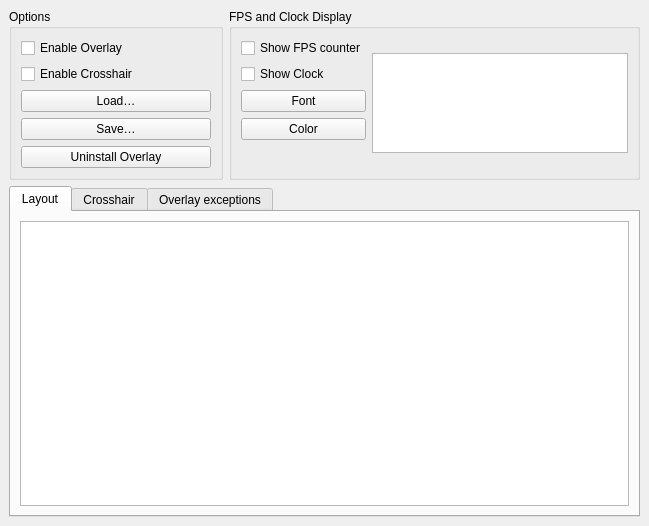
<?xml version="1.0" encoding="UTF-8"?>
<ui version="4.0">
 <class>OverlayConfig</class>
 <widget class="QWidget" name="OverlayConfig">
  <property name="geometry">
   <rect>
    <x>0</x>
    <y>0</y>
    <width>649</width>
    <height>526</height>
   </rect>
  </property>
  <property name="windowTitle">
   <string notr="true">Form</string>
  </property>
  <layout class="QVBoxLayout">
   <property name="margin">
    <number>0</number>
   </property>
   <item>
    <widget class="QStackedWidget" name="qswOverlayPage">
     <property name="currentIndex">
      <number>0</number>
     </property>
     <widget class="QWidget" name="qwOverlayConfig">
      <layout class="QVBoxLayout" name="verticalLayout_4" stretch="0,0">
       <item>
        <widget class="QWidget" name="widget" native="true">
         <property name="sizePolicy">
          <sizepolicy hsizetype="Preferred" vsizetype="Maximum">
           <horstretch>0</horstretch>
           <verstretch>0</verstretch>
          </sizepolicy>
         </property>
         <layout class="QHBoxLayout" name="horizontalLayout_9" stretch="0,0">
          <property name="spacing">
           <number>6</number>
          </property>
          <property name="sizeConstraint">
           <enum>QLayout::SetDefaultConstraint</enum>
          </property>
          <property name="margin">
           <number>0</number>
          </property>
          <item>
           <widget class="QGroupBox" name="qgbOptions">
            <property name="sizePolicy">
             <sizepolicy hsizetype="Preferred" vsizetype="Preferred">
              <horstretch>0</horstretch>
              <verstretch>0</verstretch>
             </sizepolicy>
            </property>
            <property name="title">
             <string>Options</string>
            </property>
            <property name="alignment">
             <set>Qt::AlignLeading|Qt::AlignLeft|Qt::AlignTop</set>
            </property>
            <layout class="QVBoxLayout" name="verticalLayout_15">
             <item>
              <widget class="QCheckBox" name="qcbEnable">
               <property name="toolTip">
                <string>Enable overlay.</string>
               </property>
               <property name="whatsThis">
                <string>This sets whether the overlay is enabled or not. This setting is only checked when applications are started, so make sure Mumble is running and this option is on before you start the application.&lt;br /&gt;Please note that if you start Mumble after starting the application, or if you disable the overlay while the application is running, there is no safe way to restart the overlay without also restarting the application.</string>
               </property>
               <property name="text">
                <string>Enable Overlay</string>
               </property>
              </widget>
             </item>
             <item>
              <widget class="QCheckBox" name="qcbShowCrosshair">
               <property name="text">
                <string>Enable Crosshair</string>
               </property>
              </widget>
             </item>
             <item>
              <spacer name="horizontalSpacer_6">
               <property name="orientation">
                <enum>Qt::Horizontal</enum>
               </property>
               <property name="sizeHint" stdset="0">
                <size>
                 <width>40</width>
                 <height>0</height>
                </size>
               </property>
              </spacer>
             </item>
             <item>
              <layout class="QVBoxLayout" name="verticalLayout_14">
               <property name="sizeConstraint">
                <enum>QLayout::SetDefaultConstraint</enum>
               </property>
               <item>
                <widget class="QPushButton" name="qpbLoadPreset">
                 <property name="toolTip">
                  <string>Load an overlay preset from file</string>
                 </property>
                 <property name="text">
                  <string>Load…</string>
                 </property>
                </widget>
               </item>
               <item>
                <widget class="QPushButton" name="qpbSavePreset">
                 <property name="toolTip">
                  <string>Save your overlay settings to file</string>
                 </property>
                 <property name="text">
                  <string>Save…</string>
                 </property>
                </widget>
               </item>
               <item>
                <widget class="QPushButton" name="qpbUninstall">
                 <property name="text">
                  <string>Uninstall Overlay</string>
                 </property>
                </widget>
               </item>
              </layout>
             </item>
            </layout>
           </widget>
          </item>
          <item>
           <widget class="QGroupBox" name="qgpFps">
            <property name="enabled">
             <bool>true</bool>
            </property>
            <property name="sizePolicy">
             <sizepolicy hsizetype="Preferred" vsizetype="Preferred">
              <horstretch>0</horstretch>
              <verstretch>0</verstretch>
             </sizepolicy>
            </property>
            <property name="title">
             <string>FPS and Clock Display</string>
            </property>
            <layout class="QHBoxLayout" name="horizontalLayout_8">
             <item>
              <layout class="QVBoxLayout" name="verticalLayout_9">
               <property name="sizeConstraint">
                <enum>QLayout::SetDefaultConstraint</enum>
               </property>
               <item>
                <widget class="QCheckBox" name="qcbShowFps">
                 <property name="toolTip">
                  <string>Display a frame counter in the overlay</string>
                 </property>
                 <property name="text">
                  <string>Show FPS counter</string>
                 </property>
                </widget>
               </item>
               <item>
                <widget class="QCheckBox" name="qcbShowTime">
                 <property name="toolTip">
                  <string>Display a clock in the overlay showing the current local time (system time).</string>
                 </property>
                 <property name="text">
                  <string>Show Clock</string>
                 </property>
                </widget>
               </item>
               <item>
                <widget class="QPushButton" name="qpbFpsFont">
                 <property name="toolTip">
                  <string>Set the overlay font.</string>
                 </property>
                 <property name="whatsThis">
                  <string/>
                 </property>
                 <property name="text">
                  <string>Font</string>
                 </property>
                </widget>
               </item>
               <item>
                <widget class="QPushButton" name="qpbFpsColor">
                 <property name="toolTip">
                  <string>Set the overlay text color.</string>
                 </property>
                 <property name="whatsThis">
                  <string/>
                 </property>
                 <property name="text">
                  <string>Color</string>
                 </property>
                </widget>
               </item>
               <item>
                <spacer name="verticalSpacer_3">
                 <property name="orientation">
                  <enum>Qt::Vertical</enum>
                 </property>
                 <property name="sizeHint" stdset="0">
                  <size>
                   <width>20</width>
                   <height>0</height>
                  </size>
                 </property>
                </spacer>
               </item>
              </layout>
             </item>
             <item>
              <widget class="QGraphicsView" name="qgvFpsPreview">
               <property name="enabled">
                <bool>true</bool>
               </property>
               <property name="sizePolicy">
                <sizepolicy hsizetype="Expanding" vsizetype="Expanding">
                 <horstretch>0</horstretch>
                 <verstretch>0</verstretch>
                </sizepolicy>
               </property>
               <property name="minimumSize">
                <size>
                 <width>256</width>
                 <height>100</height>
                </size>
               </property>
               <property name="maximumSize">
                <size>
                 <width>16777215</width>
                 <height>100</height>
                </size>
               </property>
               <property name="baseSize">
                <size>
                 <width>0</width>
                 <height>40</height>
                </size>
               </property>
               <property name="verticalScrollBarPolicy">
                <enum>Qt::ScrollBarAlwaysOff</enum>
               </property>
               <property name="horizontalScrollBarPolicy">
                <enum>Qt::ScrollBarAlwaysOff</enum>
               </property>
               <property name="backgroundBrush">
                <brush brushstyle="SolidPattern">
                 <color alpha="255">
                  <red>128</red>
                  <green>128</green>
                  <blue>128</blue>
                 </color>
                </brush>
               </property>
               <property name="foregroundBrush">
                <brush brushstyle="NoBrush">
                 <color alpha="255">
                  <red>0</red>
                  <green>0</green>
                  <blue>0</blue>
                 </color>
                </brush>
               </property>
               <property name="renderHints">
                <set>QPainter::Antialiasing|QPainter::TextAntialiasing</set>
               </property>
              </widget>
             </item>
            </layout>
           </widget>
          </item>
         </layout>
        </widget>
       </item>
       <item>
        <widget class="QTabWidget" name="qtwSetup">
         <property name="currentIndex">
          <number>0</number>
         </property>
         <widget class="QWidget" name="qwLayoutTab">
          <attribute name="title">
           <string>Layout</string>
          </attribute>
          <layout class="QVBoxLayout" name="verticalLayout_13">
           <item>
            <widget class="QGraphicsView" name="qgvView">
             <property name="sizePolicy">
              <sizepolicy hsizetype="Expanding" vsizetype="Expanding">
               <horstretch>1</horstretch>
               <verstretch>1</verstretch>
              </sizepolicy>
             </property>
             <property name="verticalScrollBarPolicy">
              <enum>Qt::ScrollBarAlwaysOff</enum>
             </property>
             <property name="horizontalScrollBarPolicy">
              <enum>Qt::ScrollBarAlwaysOff</enum>
             </property>
             <property name="backgroundBrush">
              <brush brushstyle="SolidPattern">
               <color alpha="255">
                <red>128</red>
                <green>128</green>
                <blue>128</blue>
               </color>
              </brush>
             </property>
             <property name="renderHints">
              <set>QPainter::Antialiasing|QPainter::HighQualityAntialiasing|QPainter::SmoothPixmapTransform|QPainter::TextAntialiasing</set>
             </property>
            </widget>
           </item>
          </layout>
         </widget>
         <widget class="QWidget" name="crosshair">
          <property name="sizePolicy">
           <sizepolicy hsizetype="Expanding" vsizetype="Expanding">
            <horstretch>1</horstretch>
            <verstretch>1</verstretch>
           </sizepolicy>
          </property>
          <attribute name="title">
           <string>Crosshair</string>
          </attribute>
          <attribute name="toolTip">
           <string>Crosshair configuration tab</string>
          </attribute>
          <layout class="QGridLayout" name="gridLayout_3">
           <item row="0" column="0" colspan="3">
            <widget class="QGroupBox" name="qgbCrosshair">
             <property name="sizePolicy">
              <sizepolicy hsizetype="Expanding" vsizetype="Expanding">
               <horstretch>1</horstretch>
               <verstretch>1</verstretch>
              </sizepolicy>
             </property>
             <property name="maximumSize">
              <size>
               <width>16777215</width>
               <height>50</height>
              </size>
             </property>
             <property name="title">
              <string>Crosshair</string>
             </property>
             <property name="alignment">
              <set>Qt::AlignJustify|Qt::AlignVCenter</set>
             </property>
             <layout class="QHBoxLayout" name="horizontalLayout_10">
              <item>
               <widget class="QRadioButton" name="qrbDot">
                <property name="text">
                 <string>Dot</string>
                </property>
               </widget>
              </item>
              <item>
               <widget class="QRadioButton" name="qrbCircle">
                <property name="text">
                 <string>Circle</string>
                </property>
               </widget>
              </item>
              <item>
               <widget class="QRadioButton" name="qrbCross">
                <property name="text">
                 <string>Cross</string>
                </property>
               </widget>
              </item>
              <item>
               <widget class="QRadioButton" name="qrbCustom">
                <property name="text">
                 <string>Custom</string>
                </property>
               </widget>
              </item>
             </layout>
            </widget>
           </item>
           <item row="1" column="0">
            <widget class="QGroupBox" name="qgbColors">
             <property name="sizePolicy">
              <sizepolicy hsizetype="Preferred" vsizetype="Preferred">
               <horstretch>0</horstretch>
               <verstretch>0</verstretch>
              </sizepolicy>
             </property>
             <property name="maximumSize">
              <size>
               <width>16777215</width>
               <height>110</height>
              </size>
             </property>
             <property name="title">
              <string>Colors</string>
             </property>
             <layout class="QGridLayout" name="gridLayout_2">
              <item row="0" column="0">
               <widget class="QLabel" name="qlBorder">
                <property name="text">
                 <string>Border</string>
                </property>
               </widget>
              </item>
              <item row="0" column="2">
               <widget class="QGraphicsView" name="qgvBorder">
                <property name="maximumSize">
                 <size>
                  <width>42</width>
                  <height>23</height>
                 </size>
                </property>
               </widget>
              </item>
              <item row="0" column="3">
               <widget class="QPushButton" name="qpbBorderColor">
                <property name="text">
                 <string>Set</string>
                </property>
               </widget>
              </item>
              <item row="1" column="0">
               <widget class="QLabel" name="qlFulfillment">
                <property name="text">
                 <string>Fulfillment</string>
                </property>
               </widget>
              </item>
              <item row="1" column="2">
               <widget class="QGraphicsView" name="qgvFulfillment">
                <property name="maximumSize">
                 <size>
                  <width>42</width>
                  <height>23</height>
                 </size>
                </property>
               </widget>
              </item>
              <item row="1" column="3">
               <widget class="QPushButton" name="qpbFulfillmentColor">
                <property name="text">
                 <string>Set</string>
                </property>
               </widget>
              </item>
              <item row="2" column="0">
               <widget class="QLabel" name="qlAlpha">
                <property name="text">
                 <string>Alpha</string>
                </property>
               </widget>
              </item>
              <item row="2" column="2" colspan="2">
               <widget class="QSlider" name="qhsAlpha">
                <property name="maximum">
                 <number>255</number>
                </property>
                <property name="orientation">
                 <enum>Qt::Horizontal</enum>
                </property>
               </widget>
              </item>
             </layout>
            </widget>
           </item>
           <item row="1" column="1">
            <widget class="QGroupBox" name="qgbSize">
             <property name="maximumSize">
              <size>
               <width>16777215</width>
               <height>110</height>
              </size>
             </property>
             <property name="title">
              <string>Size</string>
             </property>
             <layout class="QGridLayout" name="gridLayout_4">
              <item row="1" column="0">
               <widget class="QLabel" name="qlWidth">
                <property name="text">
                 <string>Width</string>
                </property>
               </widget>
              </item>
              <item row="1" column="2">
               <widget class="QLabel" name="px_2">
                <property name="text">
                 <string>px</string>
                </property>
               </widget>
              </item>
              <item row="2" column="0">
               <widget class="QLabel" name="qlHeight">
                <property name="text">
                 <string>Height</string>
                </property>
               </widget>
              </item>
              <item row="2" column="2">
               <widget class="QLabel" name="px_1">
                <property name="text">
                 <string>px</string>
                </property>
               </widget>
              </item>
              <item row="3" column="0">
               <widget class="QLabel" name="qlBorder_2">
                <property name="text">
                 <string>Border</string>
                </property>
               </widget>
              </item>
              <item row="3" column="2">
               <widget class="QLabel" name="px_3">
                <property name="text">
                 <string>px</string>
                </property>
               </widget>
              </item>
              <item row="3" column="1">
               <widget class="QSpinBox" name="qsbBorder">
                <property name="sizePolicy">
                 <sizepolicy hsizetype="Expanding" vsizetype="Fixed">
                  <horstretch>0</horstretch>
                  <verstretch>0</verstretch>
                 </sizepolicy>
                </property>
                <property name="maximum">
                 <number>10</number>
                </property>
               </widget>
              </item>
              <item row="2" column="1">
               <widget class="QSpinBox" name="qsbHeight">
                <property name="sizePolicy">
                 <sizepolicy hsizetype="Expanding" vsizetype="Fixed">
                  <horstretch>0</horstretch>
                  <verstretch>0</verstretch>
                 </sizepolicy>
                </property>
                <property name="maximum">
                 <number>100</number>
                </property>
               </widget>
              </item>
              <item row="1" column="1">
               <widget class="QSpinBox" name="qsbWidth">
                <property name="sizePolicy">
                 <sizepolicy hsizetype="Expanding" vsizetype="Fixed">
                  <horstretch>0</horstretch>
                  <verstretch>0</verstretch>
                 </sizepolicy>
                </property>
                <property name="maximum">
                 <number>100</number>
                </property>
               </widget>
              </item>
             </layout>
            </widget>
           </item>
           <item row="1" column="2">
            <widget class="QGroupBox" name="qgbCustom">
             <property name="minimumSize">
              <size>
               <width>0</width>
               <height>0</height>
              </size>
             </property>
             <property name="maximumSize">
              <size>
               <width>16777215</width>
               <height>110</height>
              </size>
             </property>
             <property name="title">
              <string>Custom</string>
             </property>
             <layout class="QGridLayout" name="gridLayout">
              <item row="0" column="0" colspan="2">
               <widget class="QLineEdit" name="qleCustom">
                <property name="readOnly">
                 <bool>true</bool>
                </property>
                <property name="placeholderText">
                 <string/>
                </property>
               </widget>
              </item>
              <item row="1" column="1">
               <widget class="QPushButton" name="qpbBrowseForFile">
                <property name="text">
                 <string>Browse...</string>
                </property>
               </widget>
              </item>
              <item row="1" column="0">
               <spacer name="horizontalSpacer_7">
                <property name="orientation">
                 <enum>Qt::Horizontal</enum>
                </property>
                <property name="sizeHint" stdset="0">
                 <size>
                  <width>40</width>
                  <height>20</height>
                 </size>
                </property>
               </spacer>
              </item>
             </layout>
            </widget>
           </item>
           <item row="3" column="2">
            <widget class="QLabel" name="CrosshairCopyright">
             <property name="maximumSize">
              <size>
               <width>16777215</width>
               <height>13</height>
              </size>
             </property>
             <property name="text">
              <string> by Zuko &amp; Luki - 2011</string>
             </property>
             <property name="alignment">
              <set>Qt::AlignRight|Qt::AlignTrailing|Qt::AlignVCenter</set>
             </property>
            </widget>
           </item>
           <item row="2" column="2">
            <spacer name="verticalSpacer_4">
             <property name="orientation">
              <enum>Qt::Vertical</enum>
             </property>
             <property name="sizeHint" stdset="0">
              <size>
               <width>20</width>
               <height>40</height>
              </size>
             </property>
            </spacer>
           </item>
          </layout>
         </widget>
         <widget class="QWidget" name="qwExceptions">
          <attribute name="title">
           <string>Overlay exceptions</string>
          </attribute>
          <layout class="QVBoxLayout" name="verticalLayout_16">
           <item>
            <layout class="QHBoxLayout" name="horizontalLayout_2">
             <item>
              <widget class="QLabel" name="qlExcListType">
               <property name="text">
                <string>To list exceptions, use a</string>
               </property>
              </widget>
             </item>
             <item>
              <widget class="QRadioButton" name="qrbBlacklist">
               <property name="text">
                <string>Blacklist</string>
               </property>
               <property name="checked">
                <bool>true</bool>
               </property>
              </widget>
             </item>
             <item>
              <widget class="QRadioButton" name="qrbWhitelist">
               <property name="text">
                <string>Whitelist</string>
               </property>
              </widget>
             </item>
            </layout>
           </item>
           <item>
            <widget class="QStackedWidget" name="qswBlackWhiteList">
             <property name="sizePolicy">
              <sizepolicy hsizetype="Expanding" vsizetype="Expanding">
               <horstretch>0</horstretch>
               <verstretch>0</verstretch>
              </sizepolicy>
             </property>
             <property name="currentIndex">
              <number>1</number>
             </property>
             <widget class="QWidget" name="qwBlack">
              <property name="sizePolicy">
               <sizepolicy hsizetype="Expanding" vsizetype="Expanding">
                <horstretch>0</horstretch>
                <verstretch>0</verstretch>
               </sizepolicy>
              </property>
              <layout class="QVBoxLayout" name="verticalLayout_2">
               <item>
                <widget class="QLabel" name="qlBlackDesc">
                 <property name="text">
                  <string>Show the overlay in all applicable programs except</string>
                 </property>
                </widget>
               </item>
               <item>
                <widget class="QListWidget" name="qlwBlacklist"/>
               </item>
              </layout>
             </widget>
             <widget class="QWidget" name="qwWhite">
              <property name="sizePolicy">
               <sizepolicy hsizetype="Expanding" vsizetype="Expanding">
                <horstretch>0</horstretch>
                <verstretch>0</verstretch>
               </sizepolicy>
              </property>
              <layout class="QVBoxLayout" name="verticalLayout_3">
               <item>
                <widget class="QLabel" name="qlWhiteDesc">
                 <property name="text">
                  <string>Show the overlay only in</string>
                 </property>
                </widget>
               </item>
               <item>
                <widget class="QListWidget" name="qlwWhitelist"/>
               </item>
              </layout>
             </widget>
            </widget>
           </item>
           <item>
            <layout class="QHBoxLayout" name="horizontalLayout">
             <item>
              <spacer name="horizontalSpacer">
               <property name="orientation">
                <enum>Qt::Horizontal</enum>
               </property>
               <property name="sizeHint" stdset="0">
                <size>
                 <width>40</width>
                 <height>20</height>
                </size>
               </property>
              </spacer>
             </item>
             <item>
              <widget class="QPushButton" name="qpbAdd">
               <property name="text">
                <string>Add...</string>
               </property>
              </widget>
             </item>
             <item>
              <widget class="QPushButton" name="qpbRemove">
               <property name="text">
                <string>Remove</string>
               </property>
              </widget>
             </item>
            </layout>
           </item>
          </layout>
         </widget>
        </widget>
       </item>
      </layout>
     </widget>
     <widget class="QWidget" name="qwOverlayInstall">
      <layout class="QVBoxLayout" name="verticalLayout_5">
       <item>
        <widget class="QGroupBox" name="groupBox">
         <property name="title">
          <string>Overlay Installation</string>
         </property>
         <layout class="QVBoxLayout" name="verticalLayout_11">
          <item>
           <layout class="QFormLayout" name="formLayout">
            <item row="0" column="0">
             <widget class="QLabel" name="qlInstallIcon">
              <property name="sizePolicy">
               <sizepolicy hsizetype="Minimum" vsizetype="Minimum">
                <horstretch>0</horstretch>
                <verstretch>0</verstretch>
               </sizepolicy>
              </property>
              <property name="text">
               <string/>
              </property>
              <property name="pixmap">
               <pixmap resource="mumble.qrc">:/config_osd.png</pixmap>
              </property>
             </widget>
            </item>
            <item row="0" column="1">
             <widget class="QLabel" name="qlInstallText">
              <property name="sizePolicy">
               <sizepolicy hsizetype="Expanding" vsizetype="Minimum">
                <horstretch>0</horstretch>
                <verstretch>0</verstretch>
               </sizepolicy>
              </property>
              <property name="text">
               <string>Mumble has detected that you do not have the Mumble Overlay installed.

Click the button below to install the overlay.</string>
              </property>
              <property name="alignment">
               <set>Qt::AlignLeading|Qt::AlignLeft|Qt::AlignVCenter</set>
              </property>
              <property name="wordWrap">
               <bool>true</bool>
              </property>
             </widget>
            </item>
           </layout>
          </item>
          <item>
           <layout class="QHBoxLayout" name="horizontalLayout_4">
            <item>
             <spacer name="horizontalSpacer_3">
              <property name="orientation">
               <enum>Qt::Horizontal</enum>
              </property>
              <property name="sizeHint" stdset="0">
               <size>
                <width>40</width>
                <height>20</height>
               </size>
              </property>
             </spacer>
            </item>
            <item>
             <widget class="QPushButton" name="qpbInstall">
              <property name="text">
               <string>Install Mumble Overlay</string>
              </property>
             </widget>
            </item>
            <item>
             <spacer name="horizontalSpacer_2">
              <property name="orientation">
               <enum>Qt::Horizontal</enum>
              </property>
              <property name="sizeHint" stdset="0">
               <size>
                <width>40</width>
                <height>20</height>
               </size>
              </property>
             </spacer>
            </item>
           </layout>
          </item>
         </layout>
        </widget>
       </item>
       <item>
        <spacer name="verticalSpacer_2">
         <property name="orientation">
          <enum>Qt::Vertical</enum>
         </property>
         <property name="sizeHint" stdset="0">
          <size>
           <width>20</width>
           <height>40</height>
          </size>
         </property>
        </spacer>
       </item>
      </layout>
     </widget>
     <widget class="QWidget" name="qwOverlayUpgrade">
      <layout class="QVBoxLayout" name="verticalLayout_7">
       <item>
        <widget class="QGroupBox" name="groupBox_2">
         <property name="title">
          <string>Overlay Upgrade</string>
         </property>
         <layout class="QVBoxLayout" name="verticalLayout_12">
          <item>
           <layout class="QFormLayout" name="formLayout_4">
            <property name="fieldGrowthPolicy">
             <enum>QFormLayout::ExpandingFieldsGrow</enum>
            </property>
            <item row="0" column="0">
             <widget class="QLabel" name="qlUpgradeIcon">
              <property name="text">
               <string/>
              </property>
              <property name="pixmap">
               <pixmap resource="mumble.qrc">:/config_osd.png</pixmap>
              </property>
             </widget>
            </item>
            <item row="0" column="1">
             <widget class="QLabel" name="qlUpgradeText">
              <property name="text">
               <string>Mumble has detected an old version of the overlay support files installed on your computer.

To upgrade these files to their latest versions, click the button below.</string>
              </property>
              <property name="wordWrap">
               <bool>true</bool>
              </property>
             </widget>
            </item>
           </layout>
          </item>
          <item>
           <layout class="QHBoxLayout" name="horizontalLayout_6">
            <item>
             <spacer name="horizontalSpacer_4">
              <property name="orientation">
               <enum>Qt::Horizontal</enum>
              </property>
              <property name="sizeHint" stdset="0">
               <size>
                <width>40</width>
                <height>20</height>
               </size>
              </property>
             </spacer>
            </item>
            <item>
             <widget class="QPushButton" name="qpbUpgrade">
              <property name="text">
               <string>Upgrade Mumble Overlay</string>
              </property>
             </widget>
            </item>
            <item>
             <spacer name="horizontalSpacer_5">
              <property name="orientation">
               <enum>Qt::Horizontal</enum>
              </property>
              <property name="sizeHint" stdset="0">
               <size>
                <width>40</width>
                <height>20</height>
               </size>
              </property>
             </spacer>
            </item>
           </layout>
          </item>
         </layout>
        </widget>
       </item>
       <item>
        <spacer name="verticalSpacer">
         <property name="orientation">
          <enum>Qt::Vertical</enum>
         </property>
         <property name="sizeHint" stdset="0">
          <size>
           <width>20</width>
           <height>40</height>
          </size>
         </property>
        </spacer>
       </item>
      </layout>
     </widget>
    </widget>
   </item>
  </layout>
 </widget>
 <resources>
  <include location="mumble.qrc"/>
 </resources>
 <connections/>
</ui>
